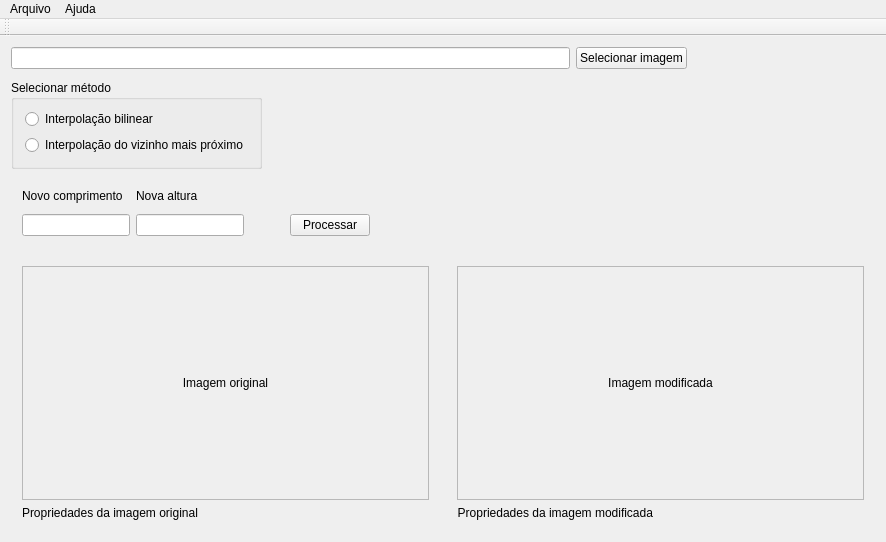
<?xml version="1.0" encoding="UTF-8"?>
<ui version="4.0">
 <class>MainWindow</class>
 <widget class="QMainWindow" name="MainWindow">
  <property name="geometry">
   <rect>
    <x>0</x>
    <y>0</y>
    <width>886</width>
    <height>542</height>
   </rect>
  </property>
  <property name="sizePolicy">
   <sizepolicy hsizetype="Preferred" vsizetype="Preferred">
    <horstretch>0</horstretch>
    <verstretch>0</verstretch>
   </sizepolicy>
  </property>
  <property name="windowTitle">
   <string>Image Processing using OpenCV and C++</string>
  </property>
  <widget class="QWidget" name="centralWidget">
   <layout class="QGridLayout" name="gridLayout_3">
    <item row="1" column="0">
     <widget class="QGroupBox" name="groupBox">
      <property name="sizePolicy">
       <sizepolicy hsizetype="Fixed" vsizetype="Fixed">
        <horstretch>0</horstretch>
        <verstretch>0</verstretch>
       </sizepolicy>
      </property>
      <property name="title">
       <string>Selecionar método</string>
      </property>
      <layout class="QFormLayout" name="formLayout">
       <property name="verticalSpacing">
        <number>6</number>
       </property>
       <property name="topMargin">
        <number>9</number>
       </property>
       <item row="0" column="0">
        <widget class="QRadioButton" name="rbBilinear">
         <property name="text">
          <string>Interpolação bilinear</string>
         </property>
        </widget>
       </item>
       <item row="1" column="0">
        <widget class="QRadioButton" name="rbNeighbor">
         <property name="text">
          <string>Interpolação do vizinho mais próximo</string>
         </property>
        </widget>
       </item>
      </layout>
     </widget>
    </item>
    <item row="0" column="0">
     <layout class="QHBoxLayout" name="horizontalLayout_4">
      <property name="spacing">
       <number>6</number>
      </property>
      <property name="sizeConstraint">
       <enum>QLayout::SetFixedSize</enum>
      </property>
      <property name="leftMargin">
       <number>0</number>
      </property>
      <property name="rightMargin">
       <number>0</number>
      </property>
      <property name="bottomMargin">
       <number>5</number>
      </property>
      <item>
       <layout class="QHBoxLayout" name="horizontalLayout">
        <property name="spacing">
         <number>6</number>
        </property>
        <item>
         <widget class="QLineEdit" name="imgLineEdit">
          <property name="readOnly">
           <bool>true</bool>
          </property>
         </widget>
        </item>
        <item>
         <widget class="QPushButton" name="selectImgBtn">
          <property name="text">
           <string>Selecionar imagem</string>
          </property>
         </widget>
        </item>
       </layout>
      </item>
      <item>
       <spacer name="horizontalSpacer">
        <property name="orientation">
         <enum>Qt::Horizontal</enum>
        </property>
        <property name="sizeType">
         <enum>QSizePolicy::Preferred</enum>
        </property>
        <property name="sizeHint" stdset="0">
         <size>
          <width>188</width>
          <height>20</height>
         </size>
        </property>
       </spacer>
      </item>
     </layout>
    </item>
    <item row="3" column="0">
     <layout class="QGridLayout" name="gridLayout_2">
      <item row="0" column="1">
       <widget class="QWidget" name="widget_2" native="true">
        <layout class="QVBoxLayout" name="verticalLayout_2">
         <item>
          <widget class="QScrollArea" name="scrollArea_2">
           <property name="widgetResizable">
            <bool>true</bool>
           </property>
           <widget class="QWidget" name="scrollAreaWidgetContents_4">
            <property name="geometry">
             <rect>
              <x>0</x>
              <y>0</y>
              <width>410</width>
              <height>220</height>
             </rect>
            </property>
            <layout class="QHBoxLayout" name="horizontalLayout_5">
             <item>
              <widget class="QLabel" name="modifiedImg">
               <property name="text">
                <string>Imagem modificada</string>
               </property>
               <property name="scaledContents">
                <bool>false</bool>
               </property>
               <property name="alignment">
                <set>Qt::AlignCenter</set>
               </property>
              </widget>
             </item>
            </layout>
           </widget>
          </widget>
         </item>
         <item>
          <widget class="QLabel" name="modImgProperty">
           <property name="sizePolicy">
            <sizepolicy hsizetype="Fixed" vsizetype="Fixed">
             <horstretch>0</horstretch>
             <verstretch>0</verstretch>
            </sizepolicy>
           </property>
           <property name="text">
            <string>Propriedades da imagem modificada</string>
           </property>
           <property name="alignment">
            <set>Qt::AlignRight|Qt::AlignTrailing|Qt::AlignVCenter</set>
           </property>
          </widget>
         </item>
        </layout>
       </widget>
      </item>
      <item row="0" column="0">
       <widget class="QWidget" name="widget" native="true">
        <layout class="QVBoxLayout" name="verticalLayout">
         <item>
          <widget class="QScrollArea" name="scrollArea">
           <property name="widgetResizable">
            <bool>true</bool>
           </property>
           <widget class="QWidget" name="scrollAreaWidgetContents_3">
            <property name="geometry">
             <rect>
              <x>0</x>
              <y>0</y>
              <width>410</width>
              <height>220</height>
             </rect>
            </property>
            <layout class="QHBoxLayout" name="horizontalLayout_3">
             <item>
              <widget class="QLabel" name="sourceImg">
               <property name="text">
                <string>Imagem original</string>
               </property>
               <property name="scaledContents">
                <bool>false</bool>
               </property>
               <property name="alignment">
                <set>Qt::AlignCenter</set>
               </property>
              </widget>
             </item>
            </layout>
           </widget>
          </widget>
         </item>
         <item>
          <widget class="QLabel" name="srcImgProperty">
           <property name="sizePolicy">
            <sizepolicy hsizetype="Fixed" vsizetype="Fixed">
             <horstretch>0</horstretch>
             <verstretch>0</verstretch>
            </sizepolicy>
           </property>
           <property name="text">
            <string>Propriedades da imagem original</string>
           </property>
          </widget>
         </item>
        </layout>
       </widget>
      </item>
     </layout>
    </item>
    <item row="2" column="0">
     <widget class="QSplitter" name="splitter">
      <property name="sizePolicy">
       <sizepolicy hsizetype="Fixed" vsizetype="Fixed">
        <horstretch>0</horstretch>
        <verstretch>0</verstretch>
       </sizepolicy>
      </property>
      <property name="orientation">
       <enum>Qt::Horizontal</enum>
      </property>
      <widget class="QWidget" name="layoutWidget">
       <layout class="QGridLayout" name="gridLayout">
        <item row="1" column="3" rowspan="2">
         <widget class="QPushButton" name="processBtn">
          <property name="sizePolicy">
           <sizepolicy hsizetype="Preferred" vsizetype="Fixed">
            <horstretch>0</horstretch>
            <verstretch>0</verstretch>
           </sizepolicy>
          </property>
          <property name="text">
           <string>Processar</string>
          </property>
         </widget>
        </item>
        <item row="0" column="3">
         <spacer name="horizontalSpacer_6">
          <property name="orientation">
           <enum>Qt::Horizontal</enum>
          </property>
          <property name="sizeHint" stdset="0">
           <size>
            <width>40</width>
            <height>20</height>
           </size>
          </property>
         </spacer>
        </item>
        <item row="0" column="0">
         <widget class="QLabel" name="label">
          <property name="text">
           <string>Novo comprimento</string>
          </property>
         </widget>
        </item>
        <item row="1" column="1" rowspan="2">
         <widget class="QLineEdit" name="axisY"/>
        </item>
        <item row="0" column="1">
         <widget class="QLabel" name="label_2">
          <property name="text">
           <string>Nova altura</string>
          </property>
         </widget>
        </item>
        <item row="1" column="0" rowspan="2">
         <widget class="QLineEdit" name="axisX"/>
        </item>
        <item row="1" column="2">
         <spacer name="horizontalSpacer_2">
          <property name="orientation">
           <enum>Qt::Horizontal</enum>
          </property>
          <property name="sizeType">
           <enum>QSizePolicy::Maximum</enum>
          </property>
          <property name="sizeHint" stdset="0">
           <size>
            <width>40</width>
            <height>20</height>
           </size>
          </property>
         </spacer>
        </item>
       </layout>
      </widget>
     </widget>
    </item>
   </layout>
  </widget>
  <widget class="QMenuBar" name="menuBar">
   <property name="geometry">
    <rect>
     <x>0</x>
     <y>0</y>
     <width>886</width>
     <height>27</height>
    </rect>
   </property>
   <widget class="QMenu" name="menuFile">
    <property name="title">
     <string>Arquivo</string>
    </property>
    <addaction name="actionQuit"/>
   </widget>
   <widget class="QMenu" name="menuHel">
    <property name="title">
     <string>Ajuda</string>
    </property>
    <addaction name="actionAbout"/>
   </widget>
   <addaction name="menuFile"/>
   <addaction name="menuHel"/>
  </widget>
  <widget class="QToolBar" name="mainToolBar">
   <attribute name="toolBarArea">
    <enum>TopToolBarArea</enum>
   </attribute>
   <attribute name="toolBarBreak">
    <bool>false</bool>
   </attribute>
  </widget>
  <action name="actionAbout">
   <property name="text">
    <string>Sobre</string>
   </property>
  </action>
  <action name="actionQuit">
   <property name="text">
    <string>Sair</string>
   </property>
  </action>
 </widget>
 <layoutdefault spacing="6" margin="11"/>
 <tabstops>
  <tabstop>imgLineEdit</tabstop>
  <tabstop>selectImgBtn</tabstop>
  <tabstop>rbBilinear</tabstop>
  <tabstop>rbNeighbor</tabstop>
  <tabstop>axisX</tabstop>
  <tabstop>axisY</tabstop>
  <tabstop>processBtn</tabstop>
  <tabstop>scrollArea</tabstop>
  <tabstop>scrollArea_2</tabstop>
 </tabstops>
 <resources/>
 <connections>
  <connection>
   <sender>actionQuit</sender>
   <signal>triggered()</signal>
   <receiver>MainWindow</receiver>
   <slot>close()</slot>
   <hints>
    <hint type="sourcelabel">
     <x>-1</x>
     <y>-1</y>
    </hint>
    <hint type="destinationlabel">
     <x>334</x>
     <y>210</y>
    </hint>
   </hints>
  </connection>
 </connections>
</ui>
